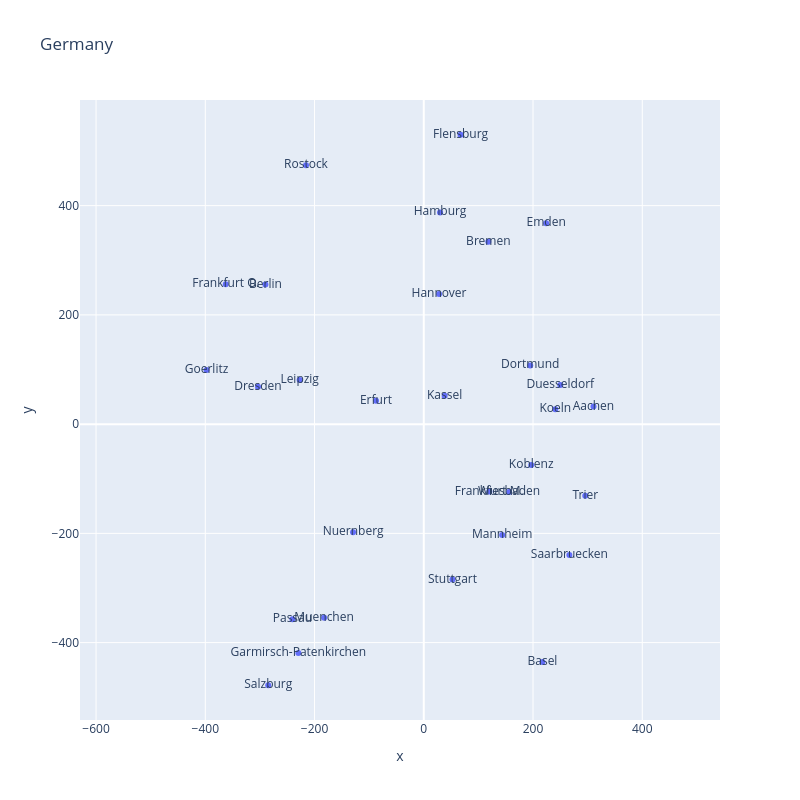

This figure's notebook cell:
### Code cell
# convert them into a symmetric numpy matrix
n = len(cities)
D = np.zeros((n, n))
rows = scanned_distances.split('\n')
for i in range(n-1):
    D[i+1,:i+1] = rows[i].split()
D = D + D.T   # symmetrize
print(D[:5,:5])

x = mds(D, 2)
fig = px.scatter(x=x[0], y=x[1], text=cities, title='Germany')
fig.update_yaxes(scaleanchor = "x", scaleratio = 1)
fig.update_layout(width=800, height=800)
#fig.show()

# change plot 
fig = px.scatter(x=x[1], y=-x[0], text=cities, title='Germany')
fig.update_yaxes(scaleanchor = "x", scaleratio = 1)
fig.update_layout(width=800, height=800)
fig.show()

### Figure 1 — Plotly figure (JSON) as saved in the notebook; plotly's stock layout.template omitted (floating-point values rounded to 4 significant figures)
{"data": [{"hovertemplate": "x=%{x}<br>y=%{y}<br>text=%{text}<extra></extra>", "legendgroup": "", "marker": {"color": "#636efa", "symbol": "circle"}, "mode": "markers+text", "name": "", "orientation": "v", "showlegend": false, "text": ["Aachen", "Basel", "Berlin", "Bremen", "Dortmund", "Dresden", "Duesseldorf", "Emden", "Erfurt", "Flensburg", "Frankfurt M.", "Frankfurt O.", "Garmirsch-Patenkirchen", "Goerlitz", "Hamburg", "Hannover", "Kassel", "Koblenz", "Koeln", "Leipzig", "Mannheim", "Muenchen", "Nuernberg", "Passau", "Rostock", "Saarbruecken", "Salzburg", "Stuttgart", "Trier", "Wiesbaden"], "type": "scatter", "x": [310.7, 217.3, -289.9, 118.2, 195.0, -303.5, 250.0, 224.1, -87.48, 67.33, 120.0, -362.5, -229.6, -397.8, 29.84, 28.0, 38.21, 196.7, 240.8, -227.2, 143.6, -182.5, -129.4, -240.4, -215.6, 266.6, -284.8, 52.58, 295.7, 156.2], "xaxis": "x", "y": [32.2, -435.4, 255.6, 333.9, 107.4, 68.29, 71.53, 367.7, 42.89, 529.8, -123.5, 255.9, -419.0, 99.14, 387.6, 238.2, 51.95, -74.91, 27.45, 80.58, -203.2, -354.5, -197.8, -357.4, 473.9, -239.8, -478.1, -284.7, -131.3, -124.5], "yaxis": "y"}], "layout": {"height": 800, "legend": {"tracegroupgap": 0}, "title": {"text": "Germany"}, "width": 800, "xaxis": {"anchor": "y", "domain": [0, 1], "title": {"text": "x"}}, "yaxis": {"anchor": "x", "domain": [0, 1], "scaleanchor": "x", "scaleratio": 1, "title": {"text": "y"}}}}
